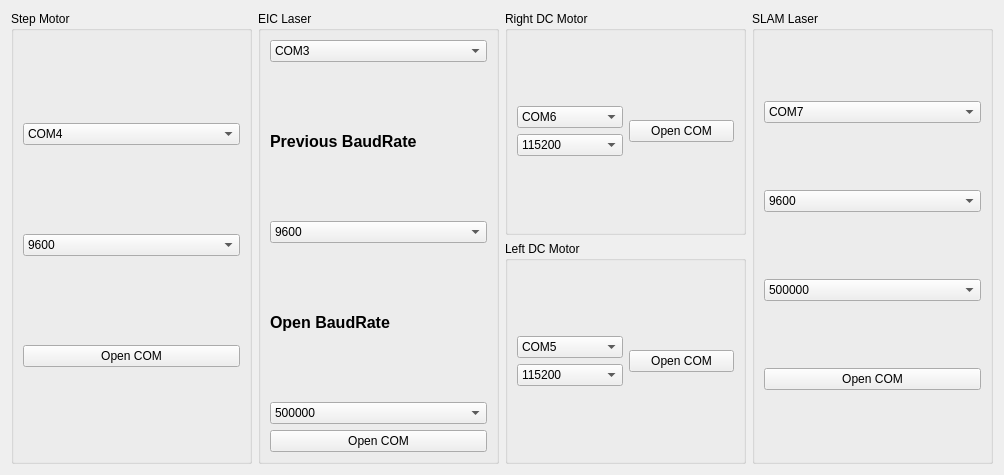
<?xml version="1.0" encoding="UTF-8"?>
<ui version="4.0">
 <class>SensorSetup</class>
 <widget class="QWidget" name="SensorSetup">
  <property name="geometry">
   <rect>
    <x>0</x>
    <y>0</y>
    <width>1004</width>
    <height>475</height>
   </rect>
  </property>
  <property name="windowTitle">
   <string>Form</string>
  </property>
  <layout class="QHBoxLayout" name="horizontalLayout">
   <item>
    <widget class="QGroupBox" name="groupBox">
     <property name="title">
      <string>Step Motor</string>
     </property>
     <layout class="QVBoxLayout" name="verticalLayout_2">
      <item>
       <widget class="QComboBox" name="comboBox_step_comport">
        <property name="currentIndex">
         <number>3</number>
        </property>
        <item>
         <property name="text">
          <string>COM1</string>
         </property>
        </item>
        <item>
         <property name="text">
          <string>COM2</string>
         </property>
        </item>
        <item>
         <property name="text">
          <string>COM3</string>
         </property>
        </item>
        <item>
         <property name="text">
          <string>COM4</string>
         </property>
        </item>
        <item>
         <property name="text">
          <string>COM5</string>
         </property>
        </item>
        <item>
         <property name="text">
          <string>COM6</string>
         </property>
        </item>
        <item>
         <property name="text">
          <string>COM7</string>
         </property>
        </item>
        <item>
         <property name="text">
          <string>COM8</string>
         </property>
        </item>
        <item>
         <property name="text">
          <string>COM9</string>
         </property>
        </item>
        <item>
         <property name="text">
          <string>COM10</string>
         </property>
        </item>
        <item>
         <property name="text">
          <string>COM11</string>
         </property>
        </item>
        <item>
         <property name="text">
          <string>COM12</string>
         </property>
        </item>
        <item>
         <property name="text">
          <string>COM13</string>
         </property>
        </item>
        <item>
         <property name="text">
          <string>COM14</string>
         </property>
        </item>
        <item>
         <property name="text">
          <string>COM15</string>
         </property>
        </item>
        <item>
         <property name="text">
          <string>COM16</string>
         </property>
        </item>
        <item>
         <property name="text">
          <string>COM17</string>
         </property>
        </item>
        <item>
         <property name="text">
          <string>COM18</string>
         </property>
        </item>
        <item>
         <property name="text">
          <string>COM19</string>
         </property>
        </item>
        <item>
         <property name="text">
          <string>COM20</string>
         </property>
        </item>
        <item>
         <property name="text">
          <string>COM21</string>
         </property>
        </item>
        <item>
         <property name="text">
          <string>COM22</string>
         </property>
        </item>
        <item>
         <property name="text">
          <string>COM23</string>
         </property>
        </item>
        <item>
         <property name="text">
          <string>COM24</string>
         </property>
        </item>
        <item>
         <property name="text">
          <string>COM25</string>
         </property>
        </item>
       </widget>
      </item>
      <item>
       <widget class="QComboBox" name="comboBox_step_baudrate">
        <item>
         <property name="text">
          <string>9600</string>
         </property>
        </item>
        <item>
         <property name="text">
          <string>19200</string>
         </property>
        </item>
        <item>
         <property name="text">
          <string>38400</string>
         </property>
        </item>
        <item>
         <property name="text">
          <string>115200</string>
         </property>
        </item>
       </widget>
      </item>
      <item>
       <widget class="QPushButton" name="pushButton_step_com">
        <property name="text">
         <string>Open COM</string>
        </property>
       </widget>
      </item>
     </layout>
    </widget>
   </item>
   <item>
    <widget class="QGroupBox" name="groupBox_2">
     <property name="title">
      <string>EIC Laser</string>
     </property>
     <layout class="QVBoxLayout" name="verticalLayout_5">
      <item>
       <widget class="QComboBox" name="comboBox_laser291_comport">
        <property name="currentIndex">
         <number>2</number>
        </property>
        <item>
         <property name="text">
          <string>COM1</string>
         </property>
        </item>
        <item>
         <property name="text">
          <string>COM2</string>
         </property>
        </item>
        <item>
         <property name="text">
          <string>COM3</string>
         </property>
        </item>
        <item>
         <property name="text">
          <string>COM4</string>
         </property>
        </item>
        <item>
         <property name="text">
          <string>COM5</string>
         </property>
        </item>
        <item>
         <property name="text">
          <string>COM6</string>
         </property>
        </item>
        <item>
         <property name="text">
          <string>COM7</string>
         </property>
        </item>
        <item>
         <property name="text">
          <string>COM8</string>
         </property>
        </item>
        <item>
         <property name="text">
          <string>COM9</string>
         </property>
        </item>
        <item>
         <property name="text">
          <string>COM10</string>
         </property>
        </item>
        <item>
         <property name="text">
          <string>COM11</string>
         </property>
        </item>
        <item>
         <property name="text">
          <string>COM12</string>
         </property>
        </item>
        <item>
         <property name="text">
          <string>COM13</string>
         </property>
        </item>
        <item>
         <property name="text">
          <string>COM14</string>
         </property>
        </item>
        <item>
         <property name="text">
          <string>COM15</string>
         </property>
        </item>
        <item>
         <property name="text">
          <string>COM16</string>
         </property>
        </item>
        <item>
         <property name="text">
          <string>COM17</string>
         </property>
        </item>
        <item>
         <property name="text">
          <string>COM18</string>
         </property>
        </item>
        <item>
         <property name="text">
          <string>COM19</string>
         </property>
        </item>
        <item>
         <property name="text">
          <string>COM20</string>
         </property>
        </item>
        <item>
         <property name="text">
          <string>COM21</string>
         </property>
        </item>
        <item>
         <property name="text">
          <string>COM22</string>
         </property>
        </item>
        <item>
         <property name="text">
          <string>COM23</string>
         </property>
        </item>
        <item>
         <property name="text">
          <string>COM24</string>
         </property>
        </item>
        <item>
         <property name="text">
          <string>COM25</string>
         </property>
        </item>
       </widget>
      </item>
      <item>
       <widget class="QLabel" name="label">
        <property name="text">
         <string>&lt;html&gt;&lt;head/&gt;&lt;body&gt;&lt;p&gt;&lt;span style=&quot; font-size:12pt; font-weight:600;&quot;&gt;Previous BaudRate&lt;/span&gt;&lt;/p&gt;&lt;/body&gt;&lt;/html&gt;</string>
        </property>
       </widget>
      </item>
      <item>
       <widget class="QComboBox" name="comboBox_laser291_pre_baudrate">
        <property name="currentIndex">
         <number>0</number>
        </property>
        <item>
         <property name="text">
          <string>9600</string>
         </property>
        </item>
        <item>
         <property name="text">
          <string>19200</string>
         </property>
        </item>
        <item>
         <property name="text">
          <string>38400</string>
         </property>
        </item>
        <item>
         <property name="text">
          <string>500000</string>
         </property>
        </item>
       </widget>
      </item>
      <item>
       <widget class="QLabel" name="label_2">
        <property name="text">
         <string>&lt;html&gt;&lt;head/&gt;&lt;body&gt;&lt;p&gt;&lt;span style=&quot; font-size:12pt; font-weight:600;&quot;&gt;Open BaudRate&lt;/span&gt;&lt;/p&gt;&lt;/body&gt;&lt;/html&gt;</string>
        </property>
       </widget>
      </item>
      <item>
       <widget class="QComboBox" name="comboBox_laser291_baudrate">
        <property name="currentIndex">
         <number>3</number>
        </property>
        <item>
         <property name="text">
          <string>9600</string>
         </property>
        </item>
        <item>
         <property name="text">
          <string>19200</string>
         </property>
        </item>
        <item>
         <property name="text">
          <string>38400</string>
         </property>
        </item>
        <item>
         <property name="text">
          <string>500000</string>
         </property>
        </item>
       </widget>
      </item>
      <item>
       <widget class="QPushButton" name="pushButton_laser291_open">
        <property name="text">
         <string>Open COM</string>
        </property>
       </widget>
      </item>
     </layout>
    </widget>
   </item>
   <item>
    <layout class="QVBoxLayout" name="verticalLayout_8">
     <item>
      <widget class="QGroupBox" name="groupBox_right_dcmotor">
       <property name="title">
        <string>Right DC Motor</string>
       </property>
       <layout class="QVBoxLayout" name="verticalLayout">
        <item>
         <layout class="QHBoxLayout" name="horizontalLayout_3">
          <item>
           <layout class="QVBoxLayout" name="verticalLayout_3">
            <item>
             <widget class="QComboBox" name="comboBox_dcmotor_right_comport">
              <property name="currentIndex">
               <number>5</number>
              </property>
              <item>
               <property name="text">
                <string>COM1</string>
               </property>
              </item>
              <item>
               <property name="text">
                <string>COM2</string>
               </property>
              </item>
              <item>
               <property name="text">
                <string>COM3</string>
               </property>
              </item>
              <item>
               <property name="text">
                <string>COM4</string>
               </property>
              </item>
              <item>
               <property name="text">
                <string>COM5</string>
               </property>
              </item>
              <item>
               <property name="text">
                <string>COM6</string>
               </property>
              </item>
              <item>
               <property name="text">
                <string>COM7</string>
               </property>
              </item>
              <item>
               <property name="text">
                <string>COM8</string>
               </property>
              </item>
              <item>
               <property name="text">
                <string>COM9</string>
               </property>
              </item>
              <item>
               <property name="text">
                <string>COM10</string>
               </property>
              </item>
              <item>
               <property name="text">
                <string>COM11</string>
               </property>
              </item>
              <item>
               <property name="text">
                <string>COM12</string>
               </property>
              </item>
              <item>
               <property name="text">
                <string>COM13</string>
               </property>
              </item>
              <item>
               <property name="text">
                <string>COM14</string>
               </property>
              </item>
              <item>
               <property name="text">
                <string>COM15</string>
               </property>
              </item>
              <item>
               <property name="text">
                <string>COM16</string>
               </property>
              </item>
              <item>
               <property name="text">
                <string>COM17</string>
               </property>
              </item>
              <item>
               <property name="text">
                <string>COM18</string>
               </property>
              </item>
              <item>
               <property name="text">
                <string>COM19</string>
               </property>
              </item>
              <item>
               <property name="text">
                <string>COM20</string>
               </property>
              </item>
              <item>
               <property name="text">
                <string>COM21</string>
               </property>
              </item>
              <item>
               <property name="text">
                <string>COM22</string>
               </property>
              </item>
              <item>
               <property name="text">
                <string>COM23</string>
               </property>
              </item>
              <item>
               <property name="text">
                <string>COM24</string>
               </property>
              </item>
              <item>
               <property name="text">
                <string>COM25</string>
               </property>
              </item>
             </widget>
            </item>
            <item>
             <widget class="QComboBox" name="comboBox_dcmotor_right_baudrate">
              <property name="currentIndex">
               <number>3</number>
              </property>
              <item>
               <property name="text">
                <string>9600</string>
               </property>
              </item>
              <item>
               <property name="text">
                <string>19200</string>
               </property>
              </item>
              <item>
               <property name="text">
                <string>38400</string>
               </property>
              </item>
              <item>
               <property name="text">
                <string>115200</string>
               </property>
              </item>
             </widget>
            </item>
           </layout>
          </item>
          <item>
           <widget class="QPushButton" name="pushButton_dcmotor_right_comport">
            <property name="text">
             <string>Open COM</string>
            </property>
           </widget>
          </item>
         </layout>
        </item>
       </layout>
      </widget>
     </item>
     <item>
      <widget class="QGroupBox" name="groupBox_left_dcmotor">
       <property name="title">
        <string>Left DC Motor</string>
       </property>
       <layout class="QVBoxLayout" name="verticalLayout_4">
        <item>
         <layout class="QHBoxLayout" name="horizontalLayout_4">
          <item>
           <layout class="QVBoxLayout" name="verticalLayout_6">
            <item>
             <widget class="QComboBox" name="comboBox_dcmotor_left_comport">
              <property name="currentIndex">
               <number>4</number>
              </property>
              <item>
               <property name="text">
                <string>COM1</string>
               </property>
              </item>
              <item>
               <property name="text">
                <string>COM2</string>
               </property>
              </item>
              <item>
               <property name="text">
                <string>COM3</string>
               </property>
              </item>
              <item>
               <property name="text">
                <string>COM4</string>
               </property>
              </item>
              <item>
               <property name="text">
                <string>COM5</string>
               </property>
              </item>
              <item>
               <property name="text">
                <string>COM6</string>
               </property>
              </item>
              <item>
               <property name="text">
                <string>COM7</string>
               </property>
              </item>
              <item>
               <property name="text">
                <string>COM8</string>
               </property>
              </item>
              <item>
               <property name="text">
                <string>COM9</string>
               </property>
              </item>
              <item>
               <property name="text">
                <string>COM10</string>
               </property>
              </item>
              <item>
               <property name="text">
                <string>COM11</string>
               </property>
              </item>
              <item>
               <property name="text">
                <string>COM12</string>
               </property>
              </item>
              <item>
               <property name="text">
                <string>COM13</string>
               </property>
              </item>
              <item>
               <property name="text">
                <string>COM14</string>
               </property>
              </item>
              <item>
               <property name="text">
                <string>COM15</string>
               </property>
              </item>
              <item>
               <property name="text">
                <string>COM16</string>
               </property>
              </item>
              <item>
               <property name="text">
                <string>COM17</string>
               </property>
              </item>
              <item>
               <property name="text">
                <string>COM18</string>
               </property>
              </item>
              <item>
               <property name="text">
                <string>COM19</string>
               </property>
              </item>
              <item>
               <property name="text">
                <string>COM20</string>
               </property>
              </item>
              <item>
               <property name="text">
                <string>COM21</string>
               </property>
              </item>
              <item>
               <property name="text">
                <string>COM22</string>
               </property>
              </item>
              <item>
               <property name="text">
                <string>COM23</string>
               </property>
              </item>
              <item>
               <property name="text">
                <string>COM24</string>
               </property>
              </item>
              <item>
               <property name="text">
                <string>COM25</string>
               </property>
              </item>
             </widget>
            </item>
            <item>
             <widget class="QComboBox" name="comboBox_dcmotor_left_baudrate">
              <property name="currentIndex">
               <number>3</number>
              </property>
              <item>
               <property name="text">
                <string>9600</string>
               </property>
              </item>
              <item>
               <property name="text">
                <string>19200</string>
               </property>
              </item>
              <item>
               <property name="text">
                <string>38400</string>
               </property>
              </item>
              <item>
               <property name="text">
                <string>115200</string>
               </property>
              </item>
             </widget>
            </item>
           </layout>
          </item>
          <item>
           <widget class="QPushButton" name="pushButton_dcmotor_left_comport">
            <property name="text">
             <string>Open COM</string>
            </property>
           </widget>
          </item>
         </layout>
        </item>
       </layout>
      </widget>
     </item>
    </layout>
   </item>
   <item>
    <widget class="QGroupBox" name="groupBox_3">
     <property name="title">
      <string>SLAM Laser</string>
     </property>
     <layout class="QVBoxLayout" name="verticalLayout_7">
      <item>
       <widget class="QComboBox" name="comboBox_laser291_comport_2">
        <property name="currentIndex">
         <number>6</number>
        </property>
        <item>
         <property name="text">
          <string>COM1</string>
         </property>
        </item>
        <item>
         <property name="text">
          <string>COM2</string>
         </property>
        </item>
        <item>
         <property name="text">
          <string>COM3</string>
         </property>
        </item>
        <item>
         <property name="text">
          <string>COM4</string>
         </property>
        </item>
        <item>
         <property name="text">
          <string>COM5</string>
         </property>
        </item>
        <item>
         <property name="text">
          <string>COM6</string>
         </property>
        </item>
        <item>
         <property name="text">
          <string>COM7</string>
         </property>
        </item>
        <item>
         <property name="text">
          <string>COM8</string>
         </property>
        </item>
        <item>
         <property name="text">
          <string>COM9</string>
         </property>
        </item>
        <item>
         <property name="text">
          <string>COM10</string>
         </property>
        </item>
        <item>
         <property name="text">
          <string>COM11</string>
         </property>
        </item>
        <item>
         <property name="text">
          <string>COM12</string>
         </property>
        </item>
        <item>
         <property name="text">
          <string>COM13</string>
         </property>
        </item>
        <item>
         <property name="text">
          <string>COM14</string>
         </property>
        </item>
        <item>
         <property name="text">
          <string>COM15</string>
         </property>
        </item>
        <item>
         <property name="text">
          <string>COM16</string>
         </property>
        </item>
        <item>
         <property name="text">
          <string>COM17</string>
         </property>
        </item>
        <item>
         <property name="text">
          <string>COM18</string>
         </property>
        </item>
        <item>
         <property name="text">
          <string>COM19</string>
         </property>
        </item>
        <item>
         <property name="text">
          <string>COM20</string>
         </property>
        </item>
        <item>
         <property name="text">
          <string>COM21</string>
         </property>
        </item>
        <item>
         <property name="text">
          <string>COM22</string>
         </property>
        </item>
        <item>
         <property name="text">
          <string>COM23</string>
         </property>
        </item>
        <item>
         <property name="text">
          <string>COM24</string>
         </property>
        </item>
        <item>
         <property name="text">
          <string>COM25</string>
         </property>
        </item>
       </widget>
      </item>
      <item>
       <widget class="QComboBox" name="comboBox_laser291_pre_baudrate_2">
        <property name="currentIndex">
         <number>0</number>
        </property>
        <item>
         <property name="text">
          <string>9600</string>
         </property>
        </item>
        <item>
         <property name="text">
          <string>19200</string>
         </property>
        </item>
        <item>
         <property name="text">
          <string>38400</string>
         </property>
        </item>
        <item>
         <property name="text">
          <string>500000</string>
         </property>
        </item>
       </widget>
      </item>
      <item>
       <widget class="QComboBox" name="comboBox_laser291_baudrate_2">
        <property name="currentIndex">
         <number>3</number>
        </property>
        <item>
         <property name="text">
          <string>9600</string>
         </property>
        </item>
        <item>
         <property name="text">
          <string>19200</string>
         </property>
        </item>
        <item>
         <property name="text">
          <string>38400</string>
         </property>
        </item>
        <item>
         <property name="text">
          <string>500000</string>
         </property>
        </item>
       </widget>
      </item>
      <item>
       <widget class="QPushButton" name="pushButton_laser291_open_2">
        <property name="text">
         <string>Open COM</string>
        </property>
       </widget>
      </item>
     </layout>
    </widget>
   </item>
  </layout>
 </widget>
 <resources/>
 <connections/>
</ui>
